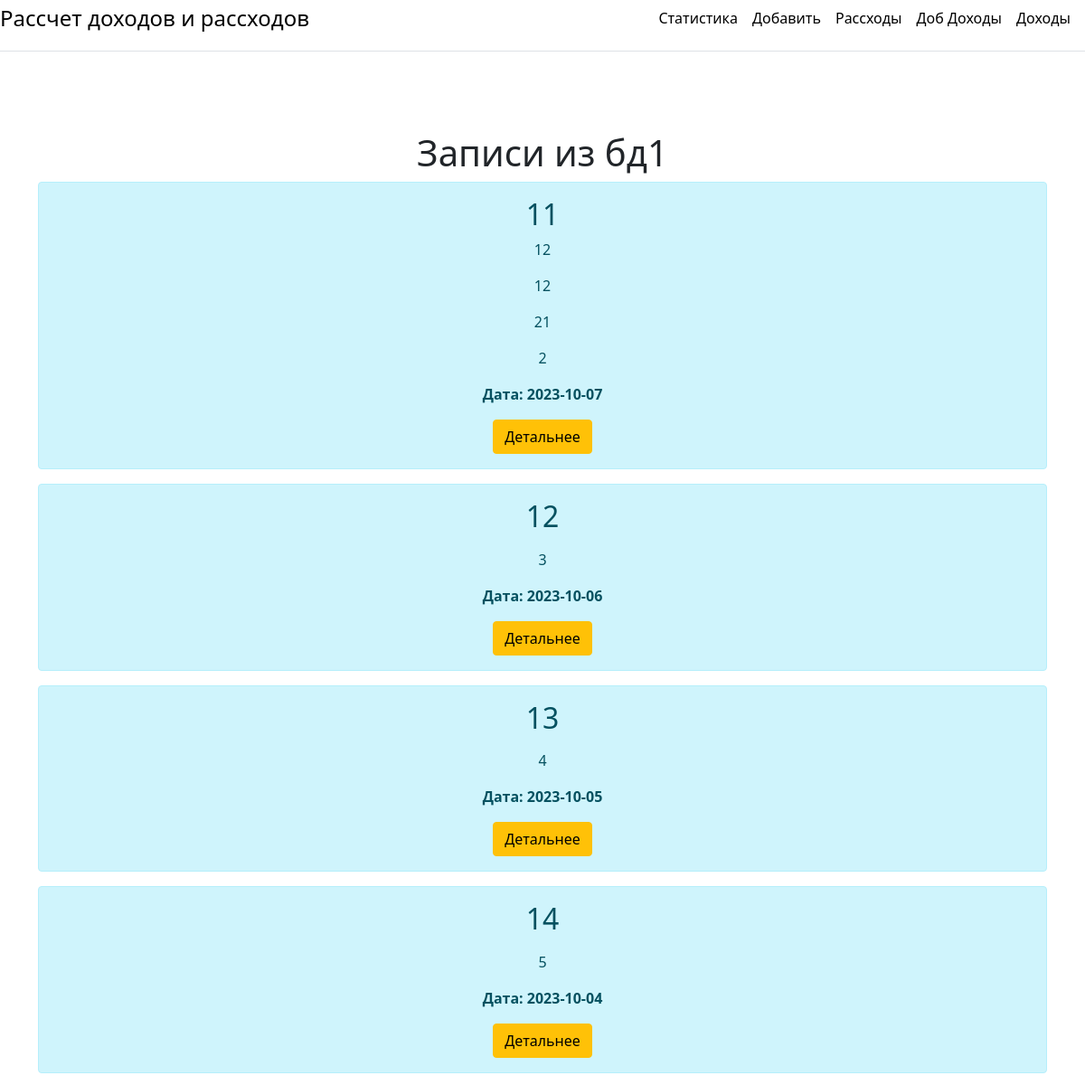
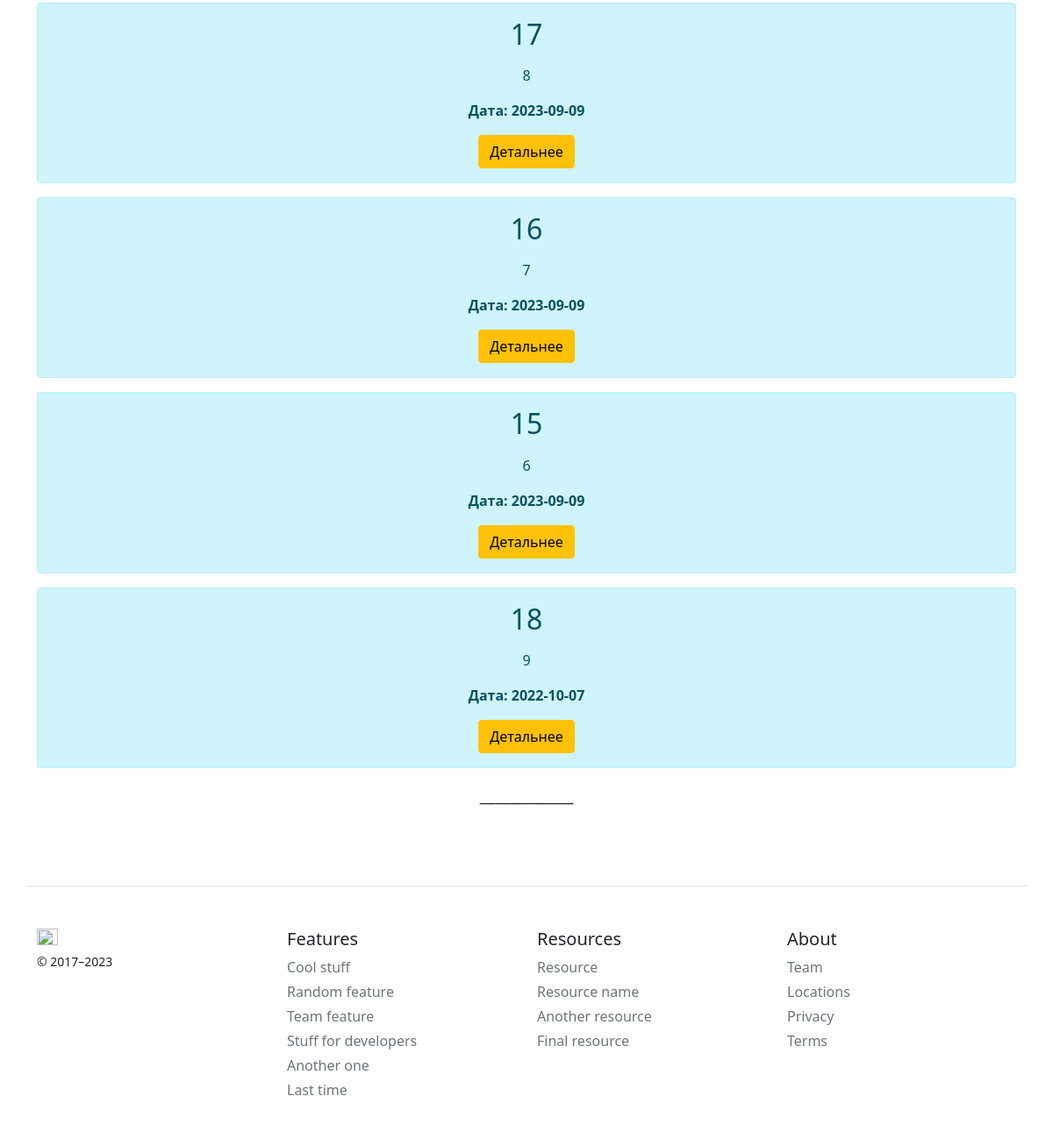
Page /posts on the earlier database version (2 pictures, top to bottom).
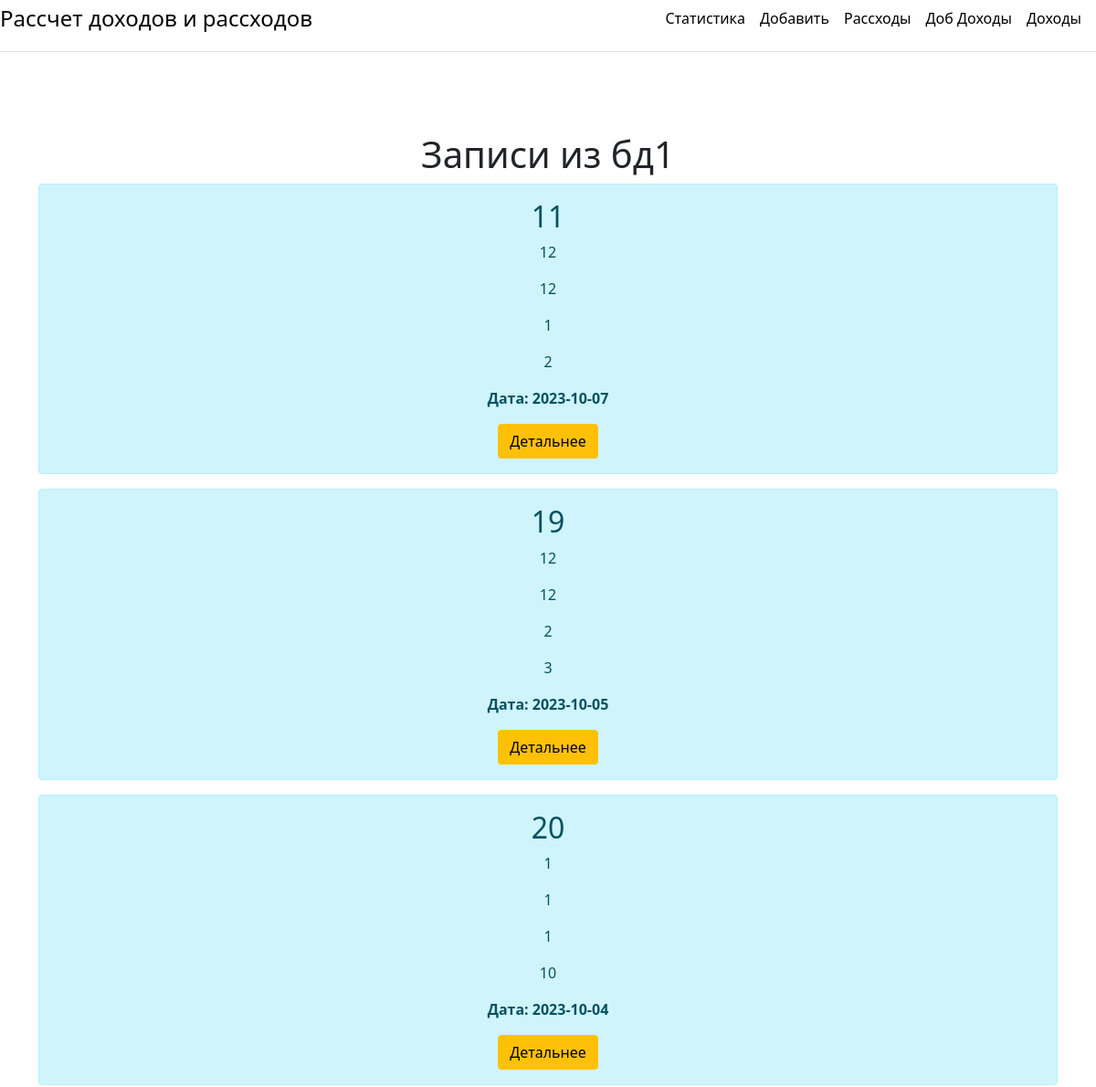
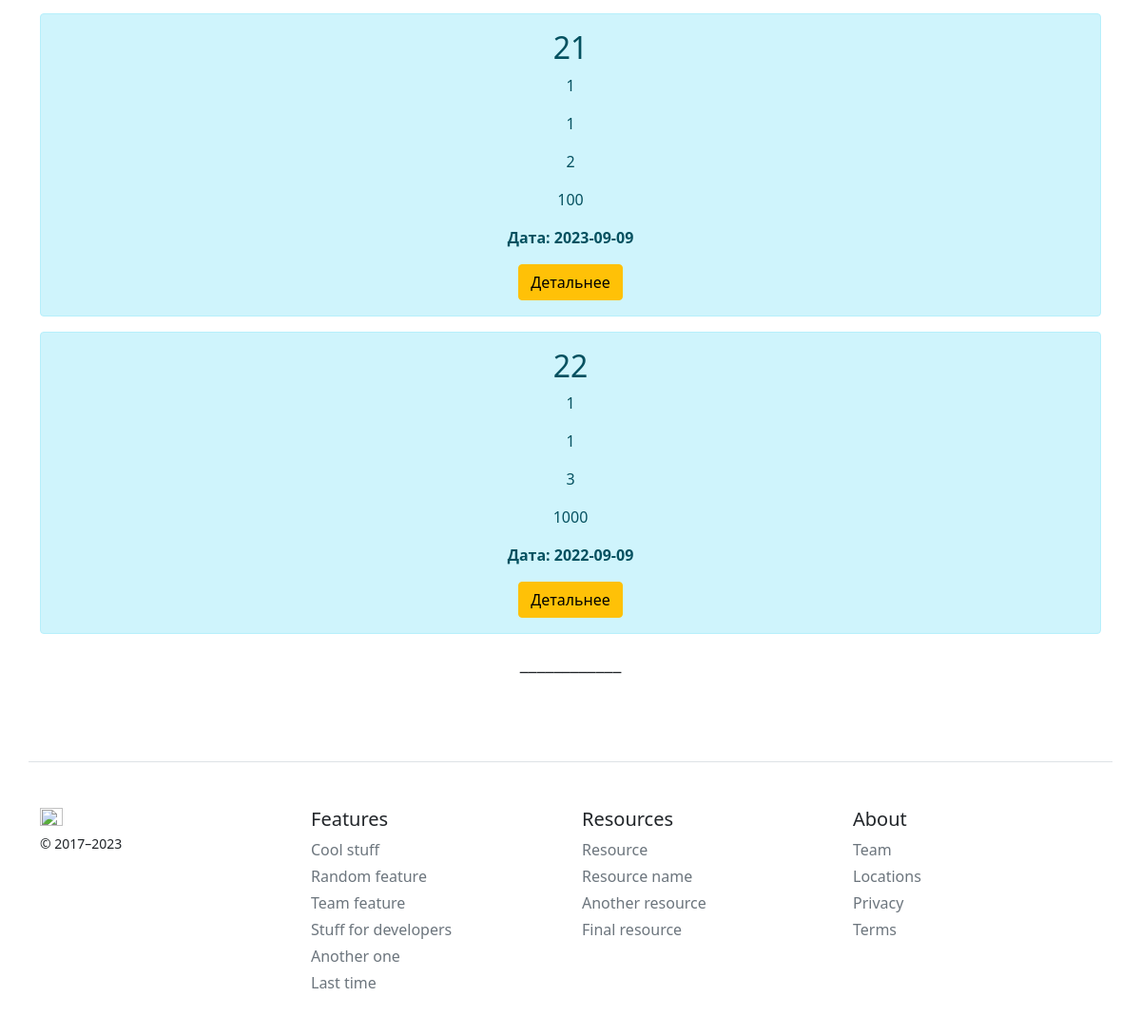
Same page on the later database version (2 pictures, top to bottom).
### app.py (models this page shows, shortened)
class Article(db.Model):
    id = db.Column(db.Integer, primary_key=True)
    name = db.Column(db.String(100), primary_key=False, default='Не указана покупка')
    index = db.Column(db.String(100), primary_key=False, default='')
    quantity = db.Column(db.Integer, default=1)
    cost = db.Column(db.Integer, nullable=False)
    date = db.Column(db.DateTime, default=datetime.now)

### app.py (the view)
@app.route('/posts')
def posts():
    articles = Article.query.order_by(Article.date.desc()).all()
    return render_template("posts.html", articles=articles)

### templates/posts.html (shortened to what this page needs)
{% extends 'base.html' %}
{% block body%}
<div class="container mt-5">
    <h1> Записи из бд1</h1>
    {% for e in articles %}
    <div class="alert alert-info">
        <h2> {{e.id}} </h2>
        <p> {{e.name}} </p>
        <p> {{e.index}} </p>
        <p> {{e.quantity}} </p>
        <p> {{e.cost}} </p>
        <p><b> Дата: {{e.date.date() }}</b></p>
        <button class="btn btn-warning">Детальнее</button>
    </div>
    {% endfor %}
</div>
{% endblock %}

Differences in the rows shown:
removed Article: id "12", cost "3", date "2023-10-06"
removed Article: id "13", cost "4", date "2023-10-05"
removed Article: id "14", cost "5", date "2023-10-04"
removed Article: id "17", cost "8", date "2023-09-09"
removed Article: id "16", cost "7", date "2023-09-09"
removed Article: id "15", cost "6", date "2023-09-09"
removed Article: id "18", cost "9", date "2022-10-07"
changed Article id 11: quantity "21" → "1"
added Article: id "19", name "12", index "12", quantity "2", cost "3", date "2023-10-05"
added Article: id "20", name "1", index "1", quantity "1", cost "10", date "2023-10-04"
added Article: id "21", name "1", index "1", quantity "2", cost "100", date "2023-09-09"
added Article: id "22", name "1", index "1", quantity "3", cost "1000", date "2022-09-09"
